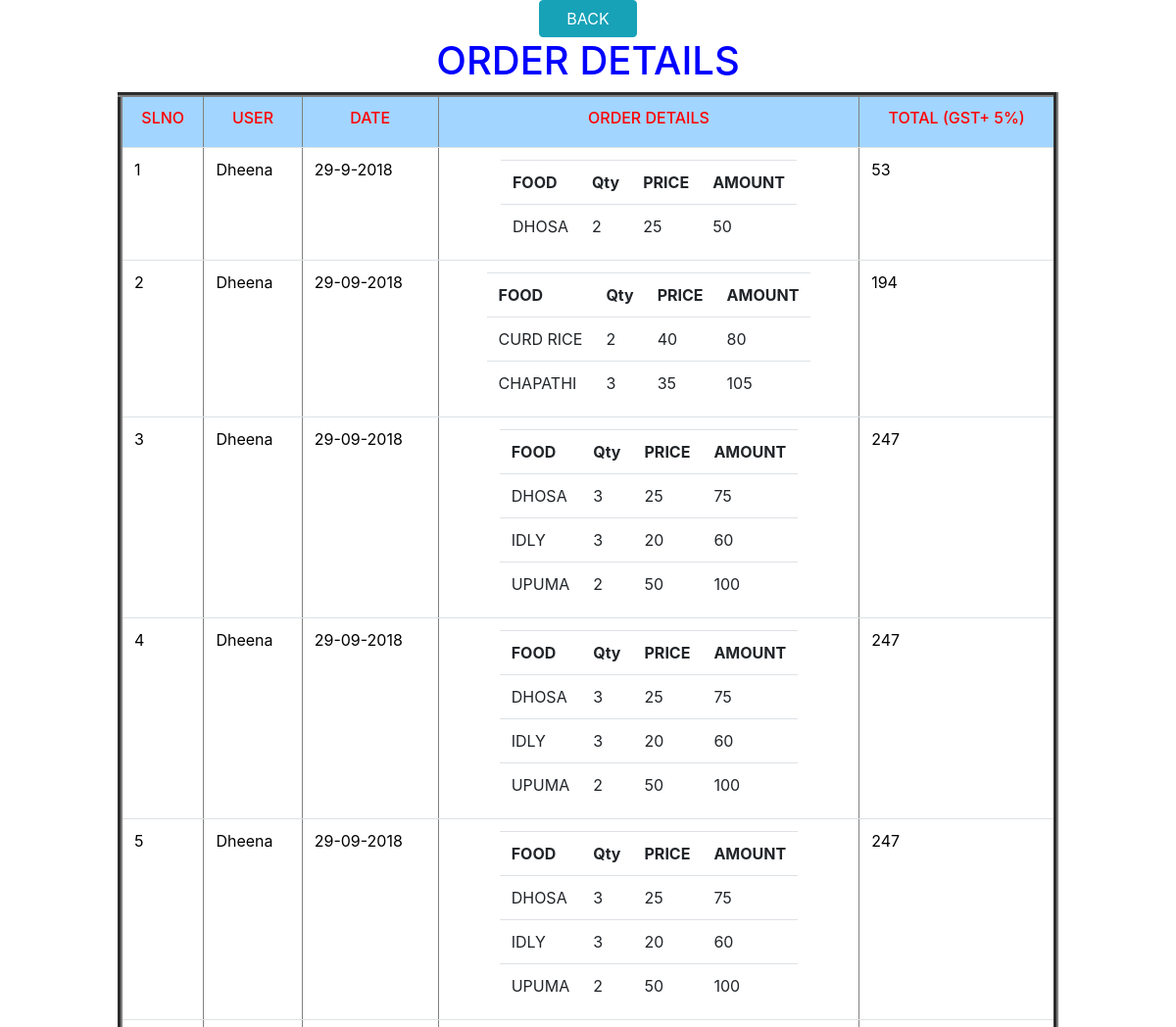
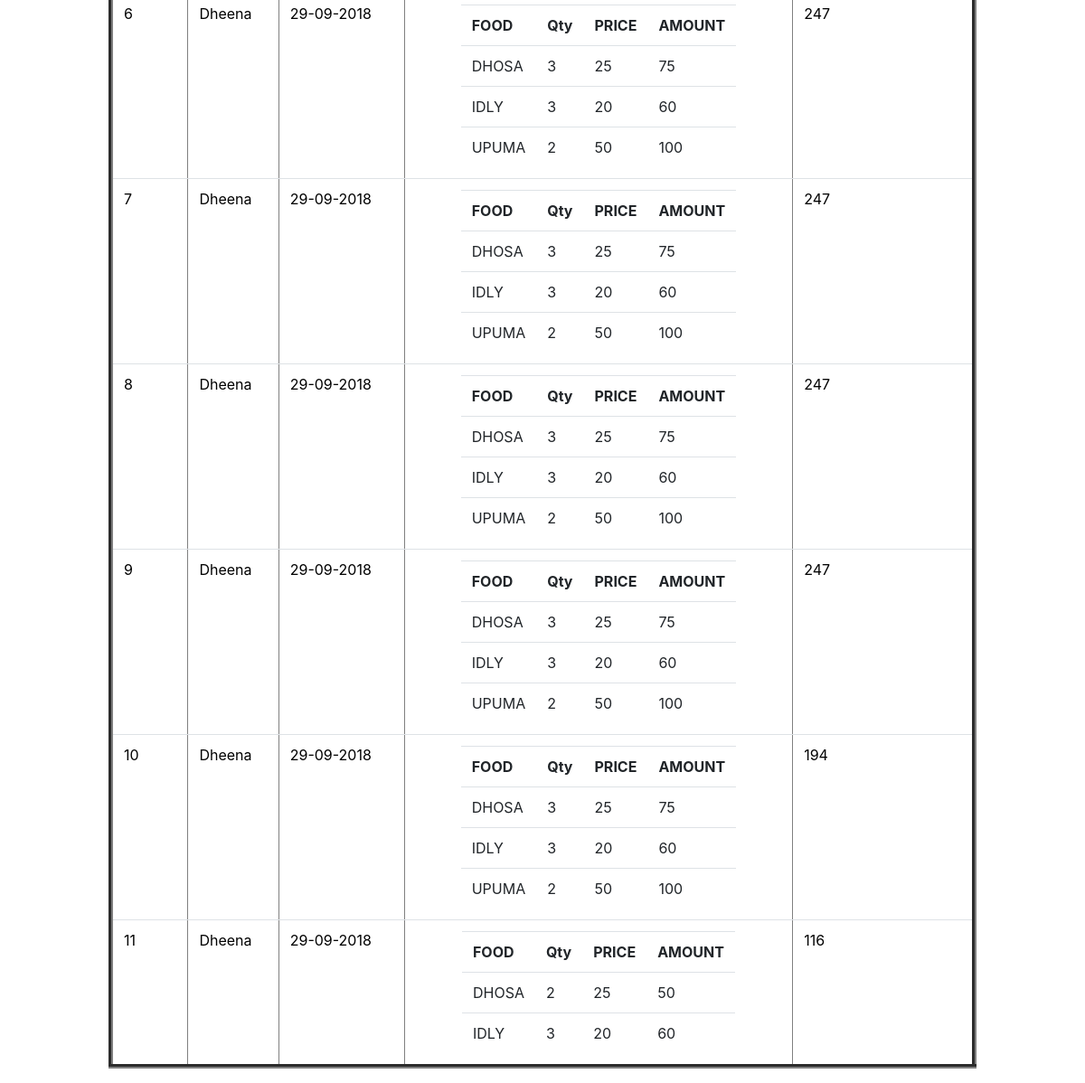
The page /order-details.php (signed in) on the database its author committed (2 pictures, top to bottom).
### tables this page shows
CREATE TABLE `orders_details` (
  `order_id` int(10) NOT NULL,
  `user` varchar(100) NOT NULL,
  `food_order_details` text NOT NULL,
  `total` int(50) NOT NULL,
  `date` varchar(25) NOT NULL
);

### order-details.php (the view, shortened to what this page needs)
<center>
	<a href="adminview.php" style="text-decoration: none;"><button type="button" class="btn btn-md btn-block  btn-info" style="width: 100px;">BACK</button></a>
</center>
<?php
$con=mysqli_connect("localhost","root","  ","bhavya");
$result = mysqli_query($con,"SELECT * FROM orders_details");
echo "<center>";
echo "<table bgcolor='lightblue' class='table table-hover' border='5' >
<tr style='background-color: #a2d5ff;'>
<font color='red'>
<td><b><h6><center><font color='RED'>SLNO</font></center></h6></b></td>
<td><b><h6><center><font color='red'>USER </font></center></h6></b></td>
<td><b><h6><center><font color='red'>DATE</font></center></h6></b></td>
<td><b><h6><center><font color='red'>ORDER DETAILS</font></center></h6></b></td>
<td><b><h6><center><font color='red'>TOTAL (GST+ 5%)</font></center></h6></b></td>
</tr></font>";
echo "<h1><font color='blue'>ORDER DETAILS<h1></font>";
$i=0;
while($row = mysqli_fetch_array($result))
	{ $i++;
		$tt = $row['total'];
		$t = json_decode($row['2'], TRUE);
		$product="<table><tr><th>FOOD</th><th>Qty</th><th>PRICE</th><th>AMOUNT</th></tr>";
		foreach ($t['sess'] as $key => $value) {
			$product.="<tr>";
			$product.="<td>".strtoupper($key)."</td>";
			$product.="<td>".($value['quantity'])."</td>";
			$product.="<td>".($value['price'])."</td>";
			$product.="<td>".($value['price']*$value['quantity'])."</td>";
			$product.="</tr>";
		}
		$product.="</table>";
		echo "<tr>";
		echo "<td><FONT COLOR='black'>" . $i . "</td>";
		echo "<td><FONT COLOR='black'>" . ucwords($row['user']). "</td>";
		echo "<td><FONT COLOR='black'>" . $row['date'] . "</td>";
		echo "<td align='center'><FONT COLOR='black'>" . $product . "</td>";
		echo "<td><FONT COLOR='black'>" . $tt. "</td>";
		echo "</tr>";
	}
	echo "</table>";
	echo "</center>";
	?>
	<link href="bootstrap.css" rel="stylesheet" id="bootstrap-css">

### rows shown on the page
orders_details: user "Dheena", date "29-9-2018", key "DHOSA", quantity "2", price "25", quantity "50", total "53"
orders_details: user "Dheena", date "29-09-2018", key "CURD RICE", quantity "2", price "40", quantity "80", key "CHAPATHI", quantity "3", price "35", quantity "105", total "194"
orders_details: user "Dheena", date "29-09-2018", key "DHOSA", quantity "3", price "25", quantity "75", key "IDLY", price "20", quantity "60", key "UPUMA", quantity "2", price "50", quantity "100", total "247"
orders_details: user "Dheena", date "29-09-2018", key "DHOSA", quantity "3", price "25", quantity "75", key "IDLY", price "20", quantity "60", key "UPUMA", quantity "2", price "50", quantity "100", total "247"
orders_details: user "Dheena", date "29-09-2018", key "DHOSA", quantity "3", price "25", quantity "75", key "IDLY", price "20", quantity "60", key "UPUMA", quantity "2", price "50", quantity "100", total "247"
orders_details: user "Dheena", date "29-09-2018", key "DHOSA", quantity "3", price "25", quantity "75", key "IDLY", price "20", quantity "60", key "UPUMA", quantity "2", price "50", quantity "100", total "247"
orders_details: user "Dheena", date "29-09-2018", key "DHOSA", quantity "3", price "25", quantity "75", key "IDLY", price "20", quantity "60", key "UPUMA", quantity "2", price "50", quantity "100", total "247"
orders_details: user "Dheena", date "29-09-2018", key "DHOSA", quantity "3", price "25", quantity "75", key "IDLY", price "20", quantity "60", key "UPUMA", quantity "2", price "50", quantity "100", total "247"
orders_details: user "Dheena", date "29-09-2018", key "DHOSA", quantity "3", price "25", quantity "75", key "IDLY", price "20", quantity "60", key "UPUMA", quantity "2", price "50", quantity "100", total "247"
orders_details: user "Dheena", date "29-09-2018", key "DHOSA", quantity "3", price "25", quantity "75", key "IDLY", price "20", quantity "60", key "UPUMA", quantity "2", price "50", quantity "100", total "194"
orders_details: user "Dheena", date "29-09-2018", key "DHOSA", quantity "2", price "25", quantity "50", key "IDLY", quantity "3", price "20", quantity "60", total "116"
